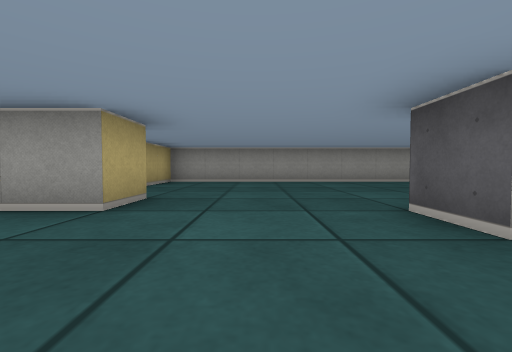
view 1 (above)

16 first-person views from a walk through a cub3D level. The camera is about half as high as the walls, tilts 2° down and sees 90° across. The floor is counted in squares. Each view is taken from the middle of a square. On the plan, view 1 faces up. The plan holds only what a view shows up to about 9 squares ahead; the rest is blank.

view 2
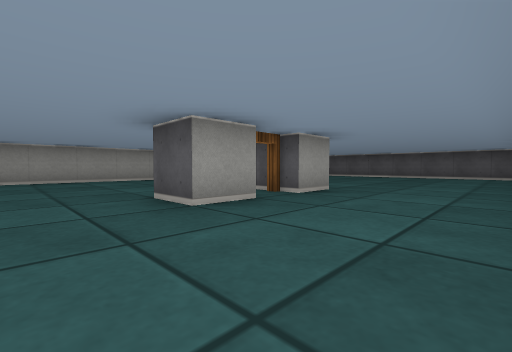

view 3
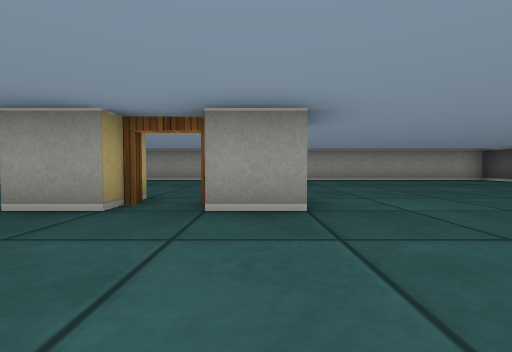

view 4
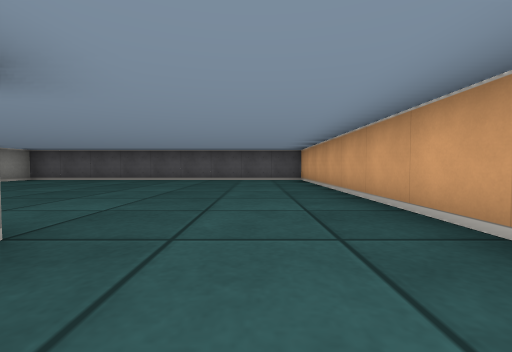

view 5
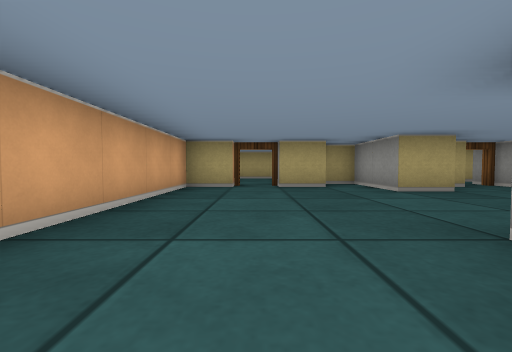

view 6
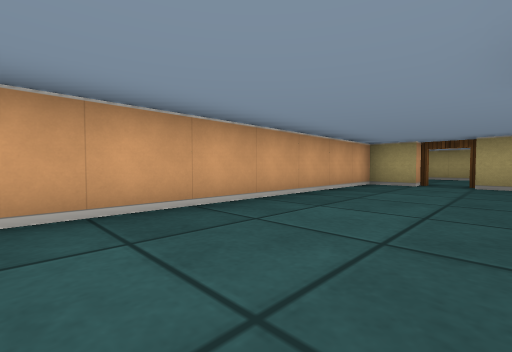

view 7
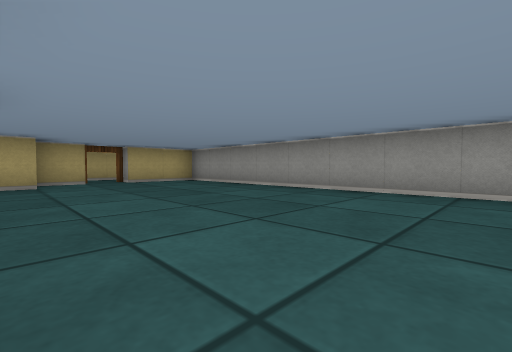

view 8
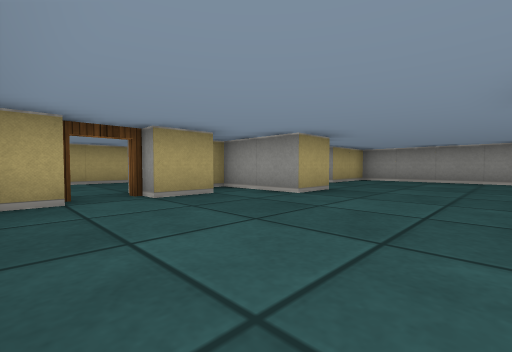

view 9
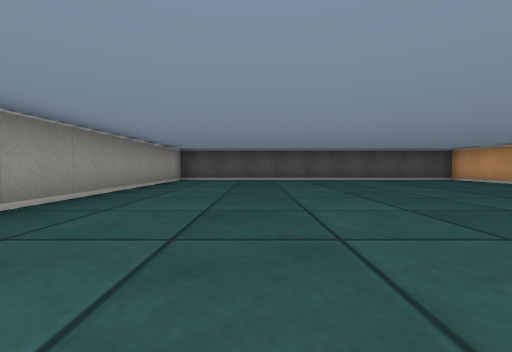

view 10
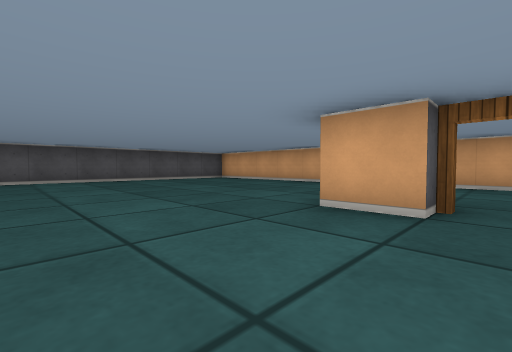

view 11
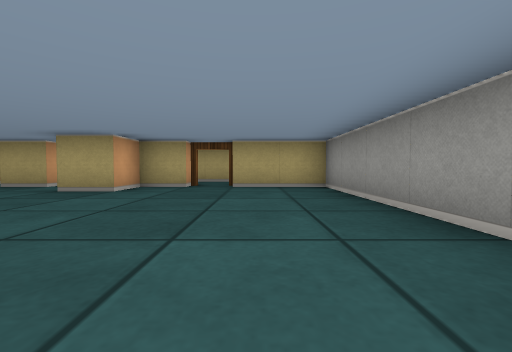

view 12
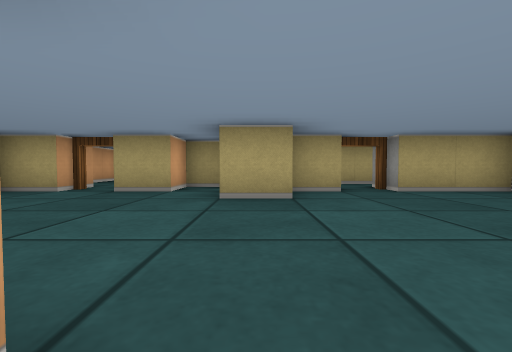

view 13
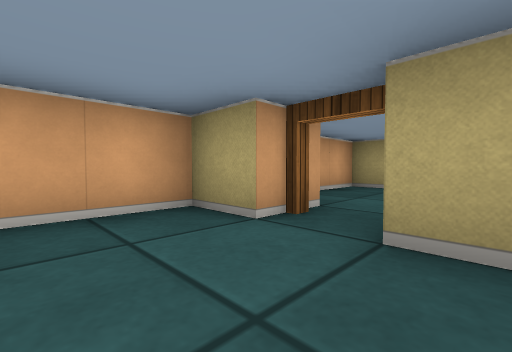

view 14
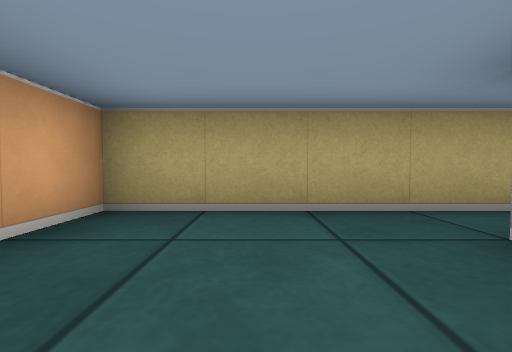

view 15
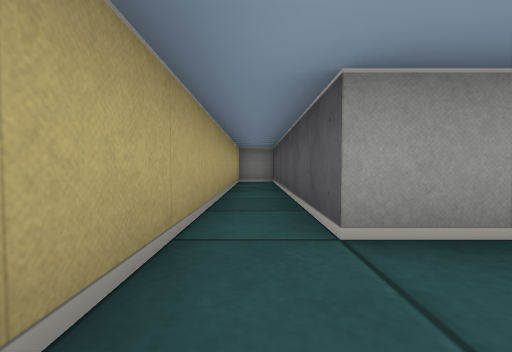

view 16
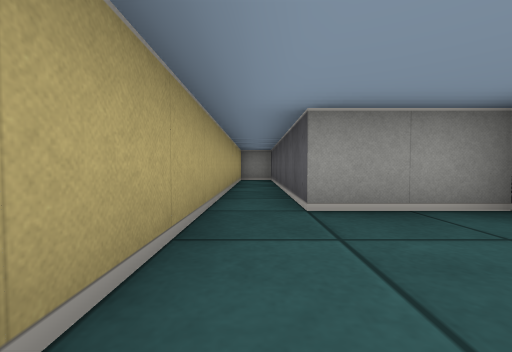

### Floor plan
Points are (right, up) in squares from view 1. A wall is a line through its corners. A room is listed if a view was taken in it or the views show most of it. See-through windows are left out.
Room 1 (views 1, 2, 3, 4, 5, 6, 7, 8, 9, 10, 11, 12, 13)
walls: (4.6, 1.5) (3.5, 1.5); (3.5, 2.5) (4.5, 2.5); (2.5, 1.5) (1.5, 1.5) (1.5, 2.5); (-2.5, 1.5) (-2.5, 0.5); (-2.5, 4.5) (-2.5, 3.5) (-1.5, 3.5) (-1.5, 2.5) (-3.5, 2.5) (-3.5, 1.5); (-2.5, -0.5) (-2.5, -1.5) (11.5, -1.5) (11.5, 7.5) (-2.5, 7.5) (-2.5, 5.5)
ways out: open door at (-3, 0) to room 2; open door at (-3, 5); open door at (3, 2)
Room 2 (views 14, 15, 16)
walls: (-3.5, 1.5) (-5.5, 1.5) (-5.5, 7.5) (-6.5, 7.5); (-6.5, 7.2) (-6.5, -1.5) (-5, -1.5)
ways out: open door at (-3, 0) to room 1

Positions as (right, up) in squares from view 1, and headings:
1: (0, 0), facing up
2: (0, -1), facing up-right
3: (4, -1), facing up
4: (3, 0), facing right
5: (3, 0), facing left
6: (4, 1), facing down-left
7: (5, 3), facing up-left
8: (1, -1), facing up-left
9: (3, 5), facing right
10: (3, 5), facing down-right
11: (3, 6), facing left
12: (2, 3), facing left
13: (-1, 1), facing down-left
14: (-4, 0), facing left
15: (-6, 0), facing up
16: (-6, -1), facing up
